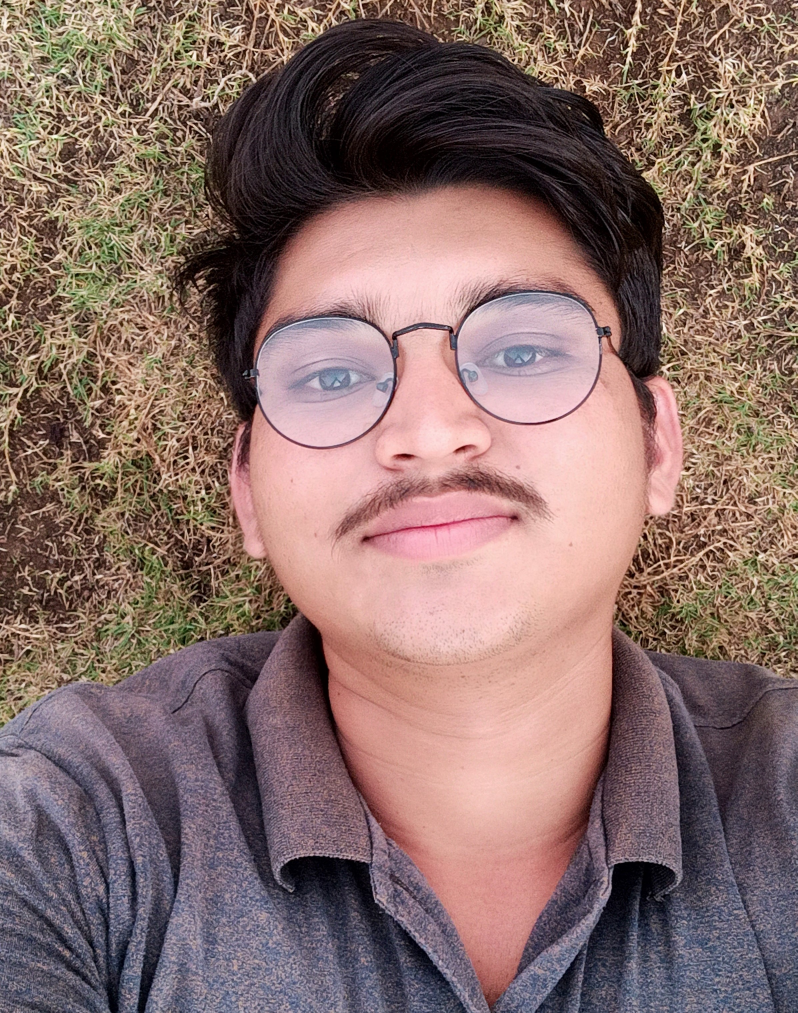
#> input picture my_img.jpg, 2392 x 3038 px, found by its file name (shown at 1/3 size)
$ jupyter execute Image_to_Pencile_Sketch_p3.ipynb
#> lines starting #> are read from the running program, lines starting #| are printed output that depends on the picture
<a href="https://colab.research.google.com/github/RushiK134/LetsGrowMore_Internship_projects/blob/main/Image_to_Pencile_Sketch_p3.ipynb" target="_parent"></a>

# **LetsGrowMore Virtual Internship Program ( Feb2023 )**

**Auther : Rushikesh Katole**

**Task 3 : Image to Pencile Sketch with Python**

**Leven : Beginner**

In this task we have to convert a given image into its pencil sketch using Python. In this we use CV(Computer Version) library and Pillow module for the image processing.

**Importing Libraries**

[cell 1]
import numpy as np
import cv2
from PIL import Image
from IPython.display import display

Loding the Image

[cell 2]
img = cv2.imread("/content/my_img.jpg")
#> img is the input picture: shape (3038, 2392, 3); mean B, G, R 105.4, 109.8, 136.5
img = cv2.resize(img,(220,300))
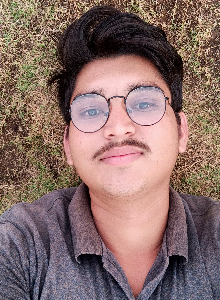
#> img: shape (300, 220, 3); mean B, G, R 105.2, 109.6, 136.4
rgb_img = cv2.cvtColor(img, cv2.COLOR_BGR2RGB)
display(Image.fromarray(rgb_img))

**Converting Image to Greyscale Image**

[cell 3]
greyscale_img = cv2.cvtColor(img, cv2.COLOR_BGR2GRAY)
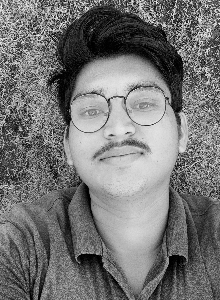
#> greyscale_img: shape (300, 220); min 0, max 249, mean 117.1
display(Image.fromarray(greyscale_img))

**Converting the image into Negative Image**

[cell 4]
neg_img = cv2.bitwise_not(greyscale_img)
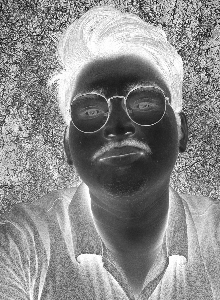
#> neg_img: shape (300, 220); min 6, max 255, mean 137.9
display(Image.fromarray(neg_img))

Smoothing the Image

[cell 5]
smooth_img = cv2.GaussianBlur(neg_img, (5,5),0,0)
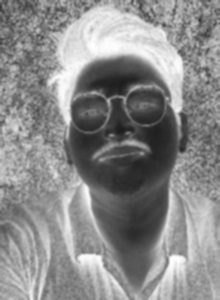
#> smooth_img: shape (300, 220); min 28, max 254, mean 137.9
display(Image.fromarray(smooth_img))

**Converting the image into Pencile Sketch**

[cell 6]
sketch_img = 255 - smooth_img
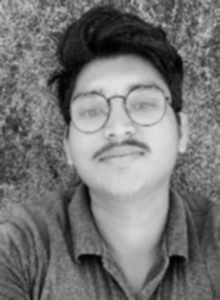
#> sketch_img: shape (300, 220); min 1, max 227, mean 117.1
sketch = cv2.divide(greyscale_img, sketch_img, scale = 250.0)
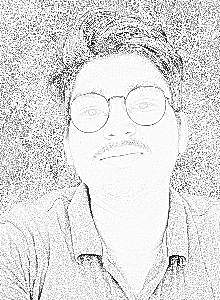
#> sketch: shape (300, 220); min 0, max 255, mean 223.3
display(Image.fromarray(sketch))
